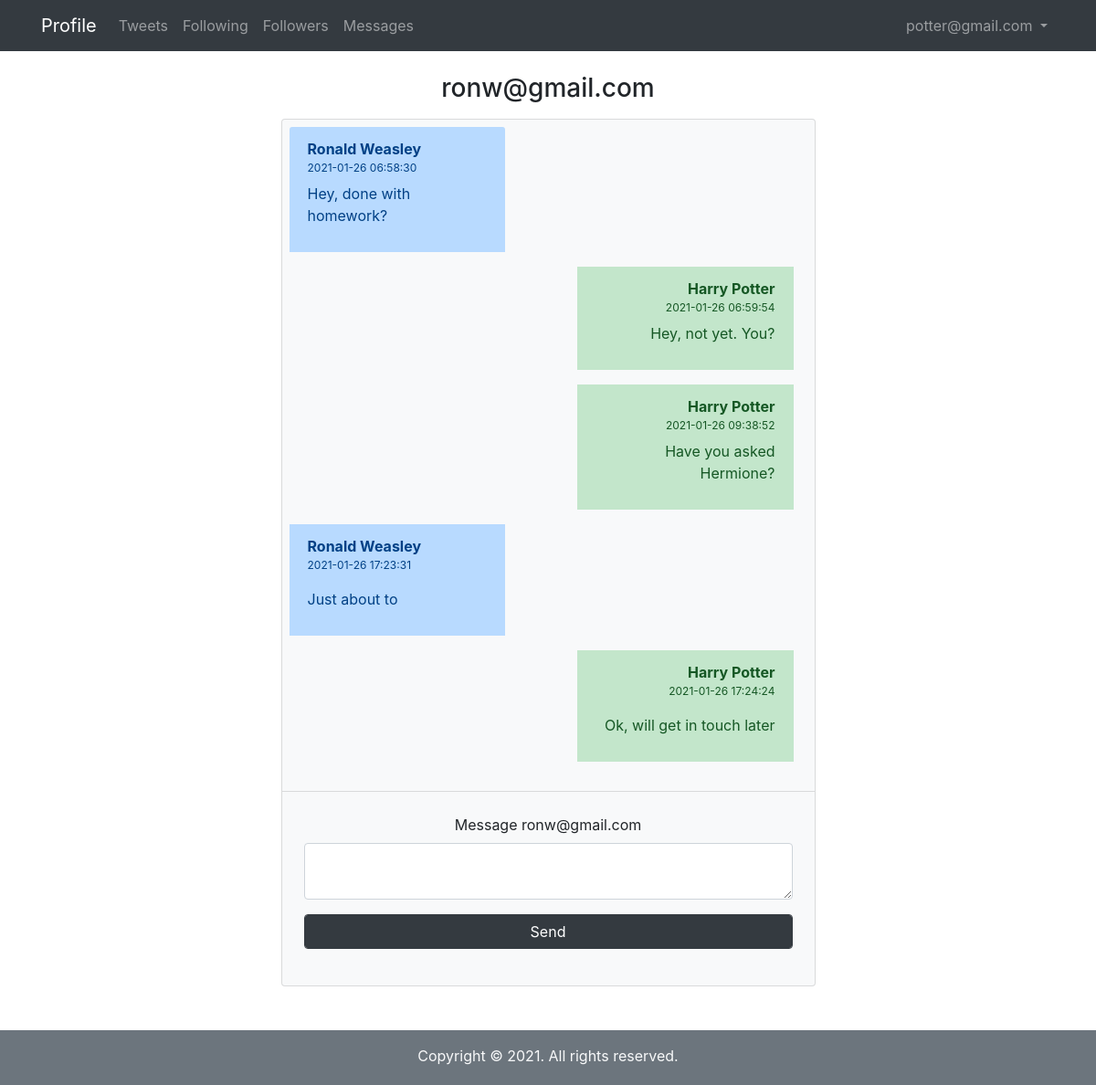
Page /dialog.php?id=31 (signed in) on the committed database.
### tables this page shows
CREATE TABLE `users` (
  `id` int(11) NOT NULL,
  `email` varchar(255) NOT NULL,
  `password` varchar(255) NOT NULL
);

CREATE TABLE `messages` (
  `id` int(11) NOT NULL,
  `user_id` int(11) NOT NULL,
  `sender_id` int(11) NOT NULL,
  `message_text` text NOT NULL,
  `sent_date` timestamp NOT NULL DEFAULT current_timestamp() ON UPDATE current_timestamp(),
  `user_active` varchar(20) NOT NULL,
  `sender_active` varchar(20) NOT NULL
);

CREATE TABLE `user_data` (
  `id` int(11) NOT NULL,
  `user_id` int(11) NOT NULL,
  `name` varchar(255) NOT NULL,
  `surname` varchar(255) NOT NULL,
  `gender` varchar(255) NOT NULL,
  `country` varchar(255) NOT NULL,
  `city` varchar(255) NOT NULL,
  `avatar` varchar(255) NOT NULL
);

### db.php (called while the page is built, shortened)
<?php
	try{
		$connection = new PDO("mysql:host=localhost;dbname=project_blog", "root", "");
	}catch(PDOException $e){
		echo $e->getMessage();
	}
?>
<?php
	function getUserById($id){
		global $connection;
		try{
			$query = $connection->prepare("SELECT * FROM users WHERE id = :id");
			$query->execute(array("id"=>$id));
			$result = $query->fetch();
			return $result;
		}catch(Exception $e){
			echo $e->getMessage();
		}
		return null;
	}
	function getAllMessages(){
		global $connection;
		try{
			$query = $connection->prepare("
				SELECT m.id, m.user_id, m.sender_id, m.message_text, m.sent_date, us.name, us.surname, us.avatar
				FROM messages m
				INNER JOIN user_data us ON us.user_id = m.sender_id
				ORDER BY m.sent_date ASC
			");
			$query->execute(array());
			return $query->fetchAll();
		}catch(Exception $e){
			echo $e->getMessage();
		}
		return null;
	}
?>

### user.php (called while the page is built, shortened)
<?php
	if(isset($_SESSION['CURRENT_USER'])){
		$CURRENT_USER = $_SESSION['CURRENT_USER'];
	}else{
		define("ONLINE", false);
	}
?>

### dialog.php (the view, shortened to what this page needs)
<?php
	require_once 'db.php';
	require_once 'user.php';
	if(ONLINE){
?>
<!DOCTYPE html>
<html>
<head>
	<link rel="stylesheet" href="https://cdn.jsdelivr.net/npm/bootstrap@4.5.3/dist/css/bootstrap.min.css">
</head>
<body>
	<?php include_once 'navbar.php' ?>
	<div class="row mt-4">
		<div class="offset-3 col-6">
			<?php
				if(isset($_GET['id']) && is_numeric($_GET['id'])){
					$user = getUserById($_GET['id']);
			?>
					<h3 class="text-center mb-3"><?php echo $user['email']; ?></h3>
					<div class="card bg-light">
						<ul class="list-group list-group-flush col-12 pb-4">
						<?php
							$messages = getAllMessages();
							if($messages!=null){
								foreach($messages as $message){
									if($message['user_id']===$CURRENT_USER['id'] && $message['sender_id'] === $_GET['id']){
						?>
										<li class="list-group-item list-group-item-action list-group-item-primary col-5 m-2 border-0">
											<div>
									    		<b><?php echo $message['name']." ".$message['surname']?></b>
									    		<p style="font-size: 12px; margin-bottom: 7px;"><?php echo $message['sent_date']; ?></p>
									    	<div>
									    		<p><?php echo htmlspecialchars_decode($message['message_text']); ?></p>
									    </li>
						<?php
									}
									if($message['user_id']===$_GET['id'] && $message['sender_id'] === $CURRENT_USER['id']){
						?>
								    	<div class="d-flex justify-content-end">
								    		<li class="list-group-item list-group-item-action list-group-item-success col-5 m-2 text-right border-0">
									    		<div>
										    		<b><?php echo $message['name']." ".$message['surname']?></b>
										    		<p style="font-size: 12px; margin-bottom: 7px;"><?php echo $message['sent_date']; ?></p>
										    	<div>
										    		<p><?php echo htmlspecialchars_decode($message['message_text']); ?></p>
										    </li>
										</div>
						<?php
									}
								}
							}else{
						?>
								<h3 class="text-center">NO MESSAGES</h3>
						<?php
							}
						?>
						</ul>
						<form class="bg-light p-4 rounded mb-3 text-center" action="toaddmessage.php" method="post">
							<label>Message <?php echo $user['email']; ?></label>
						   	<div class="form-group">
								<textarea class="form-control" name="message_text"></textarea>
							</div>
							<button type="submit" class="form-control btn btn-dark">Send</button>
						</form>
					</div>
			<?php
				}else{
			?>
					<h1 class="text-center">404 PAGE NOT FOUND</h1>
			<?php
				}
			?>
		</div>
	</div>
	<?php include_once 'footer.php' ?>
</body>
</html>
<?php
	}else{
		header("Location:login.php");
	}
?>

### rows in the picture
users: email "ronw@gmail.com"
messages: user_data.name "Ronald", user_data.surname "Weasley", sent_date "2021-01-26 06:58:30", message_text "Hey, done with homework?"
messages: user_data.name "Harry", user_data.surname "Potter", sent_date "2021-01-26 06:59:54", message_text "Hey, not yet. You?"
messages: user_data.name "Harry", user_data.surname "Potter", sent_date "2021-01-26 09:38:52", message_text "Have you asked Hermione?"
messages: user_data.name "Ronald", user_data.surname "Weasley", sent_date "2021-01-26 17:23:31", message_text "Just about to"
messages: user_data.name "Harry", user_data.surname "Potter", sent_date "2021-01-26 17:24:24", message_text "Ok, will get in touch later"

### other values in the picture
$CURRENT_USER['email'] "potter@gmail.com"
Date("Y") "2021"
